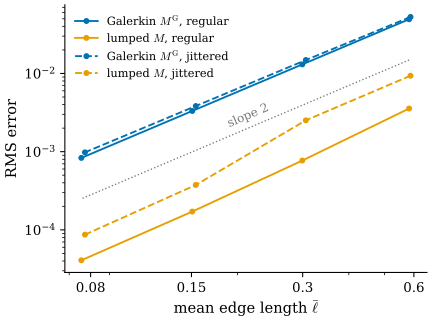

Python code for this plot:
"""Figure 42.3.2: the P1 finite element solution of Delta u = -2z on sphere meshes converges (Section 42.3,
Example 42.3.12).

Meshes: dgmesh.icosphere(level), levels 1-4, and the same with tangential noise (ch42.jittered_sphere, s = 0.15,
seed 42: obtuse triangles and negative cotan weights). Systems: L u = M^G f (Galerkin mass, blue) and L u = M f with the
lumped (barycentric) mass (orange), f = -2z at the vertices; the mean of the right-hand side is removed and the
solution is normalized to M-weighted mean 0 (Section 42.6). Error: area-weighted RMS of u - (z - mean z) at the
vertices. Solid: regular icosphere; dashed: jittered. Horizontal axis: mean edge length. Gray dotted: slope 2.
Self-check: all four curves have fitted slopes between 1.8 and 2.6 over the last three levels.

Run from the project root:
``PYTHONPATH=tools python3 chapters/42-laplace-beltrami/figures/fig-42-3-2-poisson-sphere.py``
"""

import pathlib
import sys

import dgdec as dd
import dgmesh as dm

import dgfig  # noqa: E402

dgfig.setup()

import matplotlib.pyplot as plt  # noqa: E402
import numpy as np  # noqa: E402

sys.path.insert(0, str(pathlib.Path(__file__).resolve().parents[1] / "lib"))
import ch42  # noqa: E402

col = dgfig.COLORS


def solve(V, F, kind):
    L = dm.cotan_laplacian(V, F)
    z = V[:, 2]
    if kind == "galerkin":
        MG = ch42.galerkin_mass(V, F)
        b, m = MG @ (-2 * z), MG.sum(1)
    else:
        m = ch42.mass(V, F, kind)
        b = m * (-2 * z)
    b = b - m * (b.sum() / m.sum())
    u = np.linalg.solve(-L + np.outer(m, m), -b)
    e = u - (z - (m @ z) / m.sum())
    return np.sqrt((e ** 2 * m).sum() / m.sum())


rows = {}
for mesh in ("regular", "jittered"):
    for kind in ("galerkin", "barycentric"):
        hs, es = [], []
        for lv in range(1, 5):
            V, F = dm.icosphere(lv) if mesh == "regular" else ch42.jittered_sphere(lv, s=0.15, seed=42)
            hs.append(dd.primal_edge_lengths(V, F).mean())
            es.append(solve(V, F, kind))
        rows[(mesh, kind)] = (np.array(hs), np.array(es))
        sl = np.polyfit(np.log(hs[1:]), np.log(es[1:]), 1)[0]
        assert 1.8 < sl < 2.6, (mesh, kind, sl)
        print(mesh, kind, [f"{e:.2e}" for e in es], f"slope {sl:.2f}")

fig, ax = plt.subplots(figsize=(4.6, 3.4))
for (mesh, kind), (hs, es) in rows.items():
    c = col["tangent"] if kind == "galerkin" else col["accent"]
    ls = "-" if mesh == "regular" else "--"
    lab = ("Galerkin $M^{\\mathrm{G}}$" if kind == "galerkin" else "lumped $M$") + (", regular" if mesh == "regular" else ", jittered")
    ax.loglog(hs, es, ls, color=c, marker="o", ms=3.5, lw=1.4, label=lab)
hs = rows[("regular", "galerkin")][0]
ref = lambda h: 0.9 * rows[("regular", "galerkin")][1][-1] * (h / hs[-1]) ** 2 / 3  # noqa: E731
ax.loglog(hs, ref(hs), ":", color=col["aux"], lw=1.0)
ax.set_xticks([0.08, 0.15, 0.3, 0.6], ["0.08", "0.15", "0.3", "0.6"])
ax.xaxis.set_minor_formatter(plt.NullFormatter())
ax.set_xlabel(r"mean edge length $\bar\ell$")
ax.set_ylabel("RMS error")
ax.legend(fontsize=8.5, frameon=False, loc="upper left")
ax.spines[["top", "right"]].set_visible(False)
fig.subplots_adjust(left=0.16, right=0.98, top=0.97, bottom=0.15)
# label the reference line just above it, between the blue and the orange lines, rotated along the line
x0, x1 = 0.19, 0.26
p0, p1 = ax.transData.transform([(x0, ref(x0)), (x1, ref(x1))])
ang = np.degrees(np.arctan2(p1[1] - p0[1], p1[0] - p0[0]))
ax.text(x0, ref(x0) * 1.3, "slope 2", fontsize=9, color=col["aux"], rotation=ang, rotation_mode="anchor")
dgfig.save(fig, __file__)
